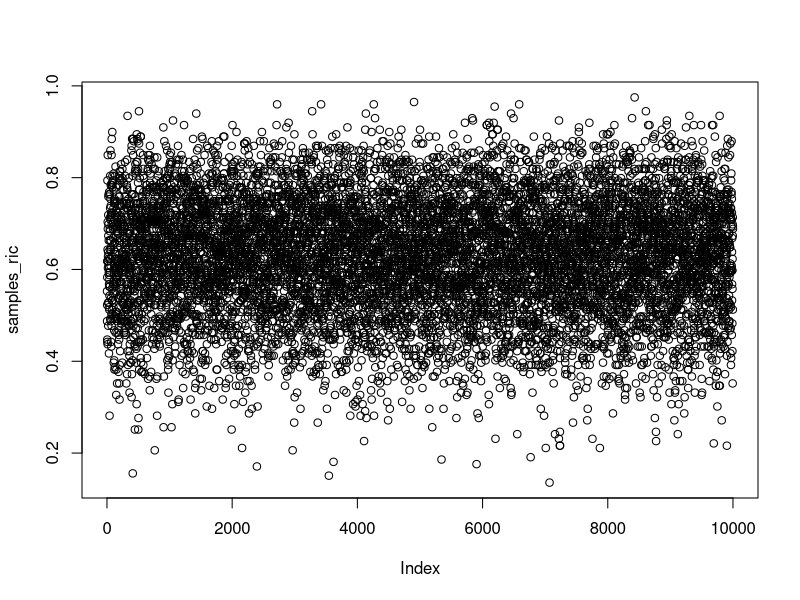

Here is the R script that generated this plot: (Note: this script raises an error after producing the figure.)
## ---- chunk 1
knitr::opts_chunk$set(echo = TRUE)
## ---- chunk 2
#define grid
p_grid <- seq(from= 0, to = 1, length.out = 200) 
## ---- chunk 3

#- Riccardo: 3 correct answers out of 6 questions
#- Riccardo: 9 correct answers out of 10 questions (then he freaks out about teaching preparation and leaves)

prior_ric <- dnorm(p_grid, mean = 0.8, sd = 0.2)

#compute likelihood at each value in grid
likelihood_ric <- dbinom(3, size = 6, prob = p_grid)

#compute product of likelihood and prior
unstd.posterior_ric <- likelihood_ric * prior_ric

#standardise the posterior, so it sums to 1
prior_ric <- unstd.posterior_ric / sum(unstd.posterior_ric)

set.seed(69)
samples_ric <- sample(p_grid, prob = prior_ric, size=1e4 , replace=TRUE)
plot(samples_ric)
dens(samples_ric)

# posterior predictive distribution
ppd_r <- rbinom( 1e4 , size=10 , prob=samples_ric )
simplehist(ppd_r, xlab = "riccardo predicted answers")

# how does the first posterior miss
simplehist(ppd_r - 9)
## ---- chunk 4
#- Kristian: 2 correct answers out of 2 questions (then he gets bored)
#- Kristian: 8 correct answers out of 12 questions

prior_kris <- dnorm(p_grid, mean = 0.8, sd = 0.2)

#compute likelihood at each value in grid
likelihood_kris <- dbinom(2, size = 2, prob = p_grid)

#compute product of likelihood and prior
unstd.posterior_kris <- likelihood_kris * prior_kris 

#standardise the posterior, so it sums to 1
prior_kris <- unstd.posterior_kris / sum(unstd.posterior_kris)

set.seed(69)
samples_kris <- sample(p_grid, prob = prior_kris, size=1e4 , replace=TRUE)
plot(samples_kris)
dens(samples_kris) 

# posterior predictive distribution
ppd_k <- rbinom( 1e4 , size=12 , prob=samples_kris )
simplehist(ppd_k, xlab = "kristian predicted answers")

simplehist(ppd_k - 8)
## ---- chunk 5
#- Josh: 160 correct answers out of 198 questions (Josh never gets bored)
#- Josh: 148 correct answers out of 172 questions (again, Josh never gets bored)

prior_josh <- dnorm(p_grid, mean = 0.8, sd = 0.2)

#compute likelihood at each value in grid
likelihood_josh <- dbinom(160, size = 198, prob = p_grid)

#compute product of likelihood and prior
unstd.posterior_josh <- likelihood_josh * prior_josh
 
#standardise the posterior, so it sums to 1
prior_josh <- unstd.posterior_josh / sum(unstd.posterior_josh)

set.seed(69)
samples_josh <- sample(p_grid, prob = prior_josh, size=1e4 , replace=TRUE)
plot(samples_josh)
dens(samples_josh)

# posterior predictive distribution
ppd_j <- rbinom( 1e4 , size=172 , prob=samples_josh )
simplehist(ppd_j, xlab = "josh predicted answers")

simplehist(ppd_j - 148)
## ---- chunk 6
#- Mikkel: 66 correct answers out of 132 questions
#- Mikkel: 34 correct answers out of 65 questions

prior_mik <- dnorm(p_grid, mean = 0.8, sd = 0.2)
 
#compute likelihood at each value in grid
likelihood_mik <- dbinom(66, size = 132, prob = p_grid)

#compute product of likelihood and prior
unstd.posterior_mik <- likelihood_mik * prior_mik

#standardise the posterior, so it sums to 1
prior_mik <- unstd.posterior_mik / sum(unstd.posterior_mik)

set.seed(69)
samples_mik <- sample(p_grid, prob = prior_mik, size=1e4 , replace=TRUE)
plot(samples_mik)
dens(samples_mik)

# posterior predictive distribution
ppd_m <- rbinom( 1e4 , size=65 , prob=samples_mik)
simplehist(ppd_m, xlab = "mikkel predicted answers", col = blues9)

simplehist(ppd_m - 34) 
## ---- chunk 7
simplehist(ppd_r, xlab = "Posterior Prediction (Riccardo)", col = blues9[-(1:3)])
        abline(v = 9.08, col = "black", lty = 3, lwd = 2)

simplehist(ppd_k, xlab = "Posterior Prediction (Kristian)", col = blues9[-(1:3)])
        abline(v = 8.08, col = "black", lty = 3, lwd = 2)
           
simplehist(ppd_j, xlab = "Posterior Prediction (Josh)", col = blues9[-(1:3)])
        abline(v = 148.2, col = "black", lty = 3, lwd = 1.5)

simplehist(ppd_m, xlab = "Posterior Prediction (Mikkel)", col = blues9[-(1:3)])
        abline(v = 34.2, col = "black", lty = 3, lwd = 1.5)

